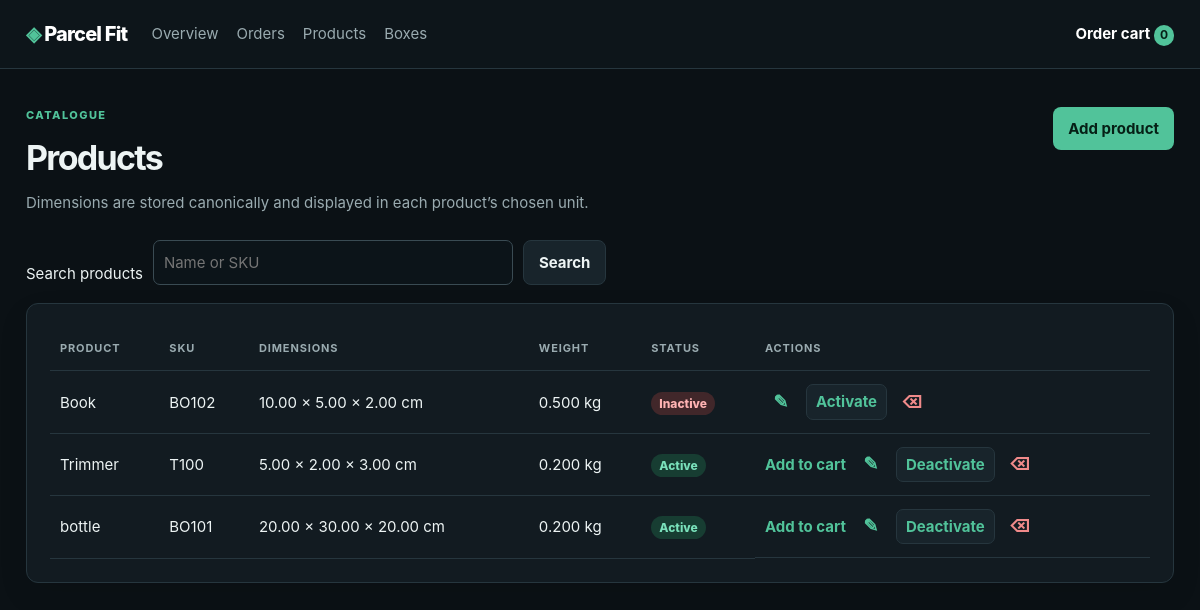
Before: /products/ with the older database file.
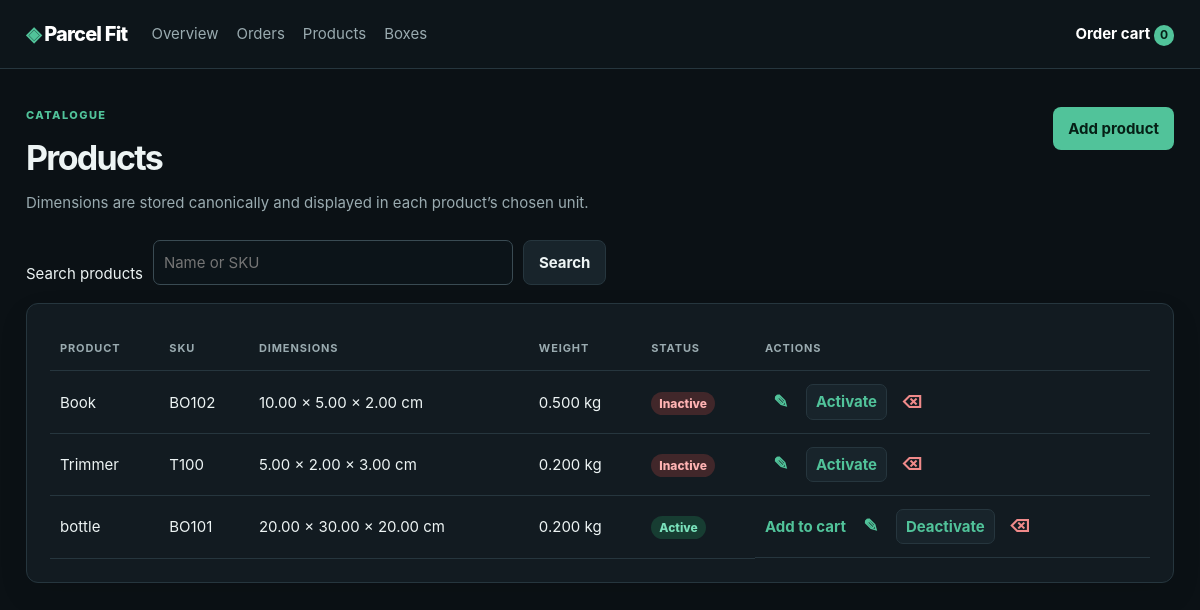
After: the same page with the newer database file.
### shipping/models.py (models this page shows, shortened)
class DimensionValidationMixin(models.Model):
    class Meta:
        abstract = True

class Product(DimensionValidationMixin):
    name = models.CharField(max_length=120)
    sku = models.CharField(max_length=64, unique=True)
    length = models.DecimalField(max_digits=8, decimal_places=2)
    width = models.DecimalField(max_digits=8, decimal_places=2)
    height = models.DecimalField(max_digits=8, decimal_places=2)
    weight = models.DecimalField(max_digits=8, decimal_places=3)
    dimension_unit = models.CharField(
        max_length=2, choices=DIMENSION_UNITS, default="cm"
    )
    is_active = models.BooleanField(default=True)
    created_at = models.DateTimeField(auto_now_add=True)
    updated_at = models.DateTimeField(auto_now=True)
    class Meta:
        ordering = ["name", "sku"]
    @property
    def displayed_dimensions(self):
        return format_dimensions(
            (self.length, self.width, self.height), self.dimension_unit
        )

### shipping/views.py (the view)
# urls.py: path("products/", views.product_list, name="product_list"),
def product_list(request):
    query = request.GET.get("q", "")
    products = Product.objects.all()
    if query:
        products = products.filter(name__icontains=query) | products.filter(
            sku__icontains=query
        )
    return render(request, "products/list.html", {"products": products, "query": query})

### shipping/context_processors.py (called while the page is built)
def cart_count(request):
    return {
        "cart_count": sum(
            int(quantity) for quantity in request.session.get("cart", {}).values()
        )
    }

### shipping/units.py (called while the page is built)
def from_centimetres(value: Decimal, unit: str) -> Decimal:
    return value / CENTIMETRES_PER_INCH if unit == "in" else value

def format_dimensions(values, unit: str) -> str:
    converted = [
        from_centimetres(Decimal(value), unit).quantize(Decimal("0.01"))
        for value in values
    ]
    return " × ".join(str(value) for value in converted)

### templates/products/list.html (shortened to what this page needs)
{% extends 'base.html' %} {% block content %}
<div class="page-heading">
  <div>
    <p class="eyebrow">CATALOGUE</p>
    <h1>Products</h1>
    <p>
      Dimensions are stored canonically and displayed in each product’s chosen
      unit.
    </p>
  </div>
  <a class="button primary" href="{% url 'product_create' %}">Add product</a>
</div>
<form class="search">
  <label for="q">Search products</label>
  <input id="q" name="q" value="{{ query }}" placeholder="Name or SKU" />
  <button class="button secondary">Search</button>
</form>
<section class="panel">
  {% if products %}
  <div class="table-wrap">
    <table>
      <thead>
        <tr>
          <th>Product</th>
          <th>SKU</th>
          <th>Dimensions</th>
          <th>Weight</th>
          <th>Status</th>
          <th>Actions</th>
        </tr>
      </thead>
      <tbody>
        {% for product in products %}
        <tr>
          <td>{{ product.name }}</td>
          <td>{{ product.sku }}</td>
          <td>{{ product.displayed_dimensions }} {{ product.get_dimension_unit_display }}</td>
          <td>{{ product.weight }} kg</td>
          <td>
            <span class="badge {% if product.is_active %}recommended{% else %}no_solution{% endif %}">
              {% if product.is_active %}Active{% else %}Inactive{% endif %}
            </span>
          </td>
          <td class="row-actions">
            {% if product.is_active %}
            <form method="post" action="{% url 'cart_add' product.pk %}">
              /><button class="button mini primary">Add to cart</button>
            </form>
            {% endif %}
            <a
              class="icon-button"
              href="{% url 'product_edit' product.pk %}"
              title="Edit product"
              aria-label="Edit product"
              >✎</a
            >
            <form
              method="post"
              action="{% url 'product_toggle' product.pk %}"
            >
              {% if product.is_active %}
              <button class="status-action" title="Deactivate product">Deactivate</button>
              {% else %}
              <button class="status-action" title="Activate product">Activate</button>
              {% endif %}
            </form>
            <form
              method="post"
              action="{% url 'product_delete' product.pk %}"
              onsubmit="
                return confirm(
                  'Delete this product? Historical products are safely deactivated.',
                );
              "
            >
              {% csrf_token %}<button
                class="icon-button danger-link"
                title="Delete product"
                aria-label="Delete product"
              >
                ⌫
              </button>
            </form>
          </td>
        </tr>
        {% endfor %}
      </tbody>
    </table>
  </div>
  {% else %}
  <div class="empty">
    <h3>No products yet.</h3>
    <p>Add products before creating an order.</p>
  </div>
  {% endif %}
</section>
{% endblock %}

Changed rows visible on the page:
changed Product "Trimmer": is_active "Active Add to cart Deactivate" → "Inactive Activate"
